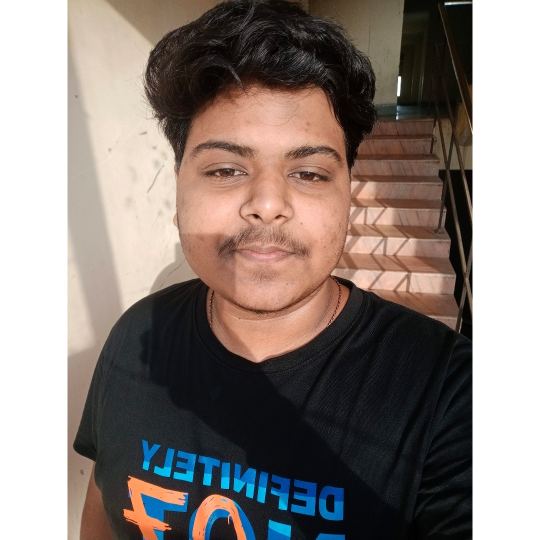
#> input picture Sahil.jpg, 1080 x 1080 px (shown at 1/2 size)
$ python main.py
#> lines starting #> are read from the running program, lines starting #| are printed output that depends on the picture
from PIL import Image

myImage = Image.open('Sahil.jpg')
#> myImage is the input picture: PIL image 1080x1080 RGB; mean R, G, B 139.3, 128.2, 122.5

smallImage = myImage.resize((16, 16), Image.BILINEAR)
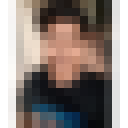
#> smallImage: PIL image 16x16 RGB (shown 8 times larger); mean R, G, B 139.3, 128.2, 122.6

resultImage = smallImage.resize(myImage.size, Image.NEAREST)

resultImage.save('sahil.png')
